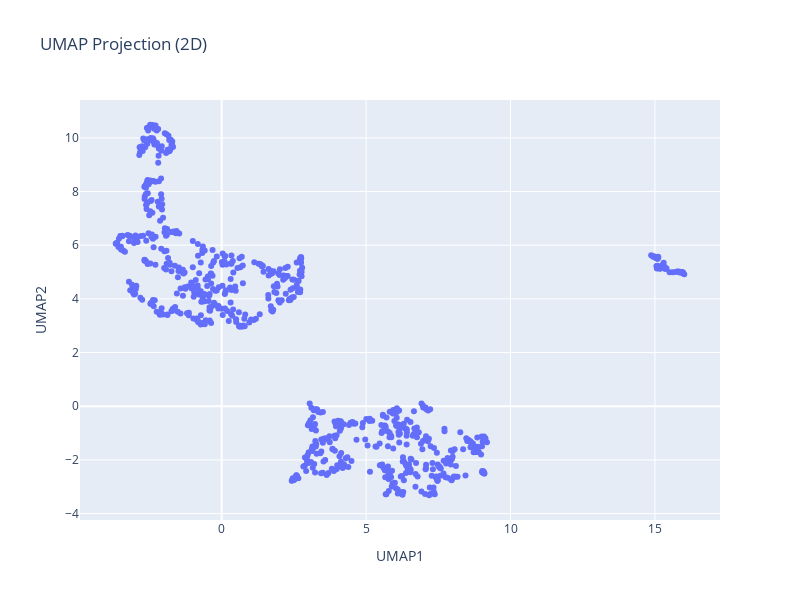

The notebook cell saved with this chart:
### Markdown cell above
## Постройте интерактивные графики с помощью plotly.express (2D и 3D). Убедитесь, что 3D-график можно вращать
## Добавьте понятные подписи осей/легенду и сделайте короткие выводы по структуре данных

### Code cell
import plotly.express as px

fig2d = px.scatter(
    df_umap, x="UMAP1", y="UMAP2", title="UMAP Projection (2D)", width=800, height=600
)

fig2d.show()

### Figure 1 — Plotly figure (JSON) as saved in the notebook; plotly's stock layout.template omitted (floating-point values rounded to 4 significant figures; data arrays with more than 128 entries replaced by an {"elided": "..."} marker saying what was removed)
{"data": [{"hovertemplate": "UMAP1=%{x}<br>UMAP2=%{y}<extra></extra>", "legendgroup": "", "marker": {"color": "#636efa", "symbol": "circle"}, "mode": "markers", "name": "", "orientation": "v", "showlegend": false, "type": "scatter", "x": {"elided": "805 float values"}, "xaxis": "x", "y": {"elided": "805 float values"}, "yaxis": "y"}], "layout": {"height": 600, "legend": {"tracegroupgap": 0}, "title": {"text": "UMAP Projection (2D)"}, "width": 800, "xaxis": {"anchor": "y", "domain": [0, 1], "title": {"text": "UMAP1"}}, "yaxis": {"anchor": "x", "domain": [0, 1], "title": {"text": "UMAP2"}}}}
